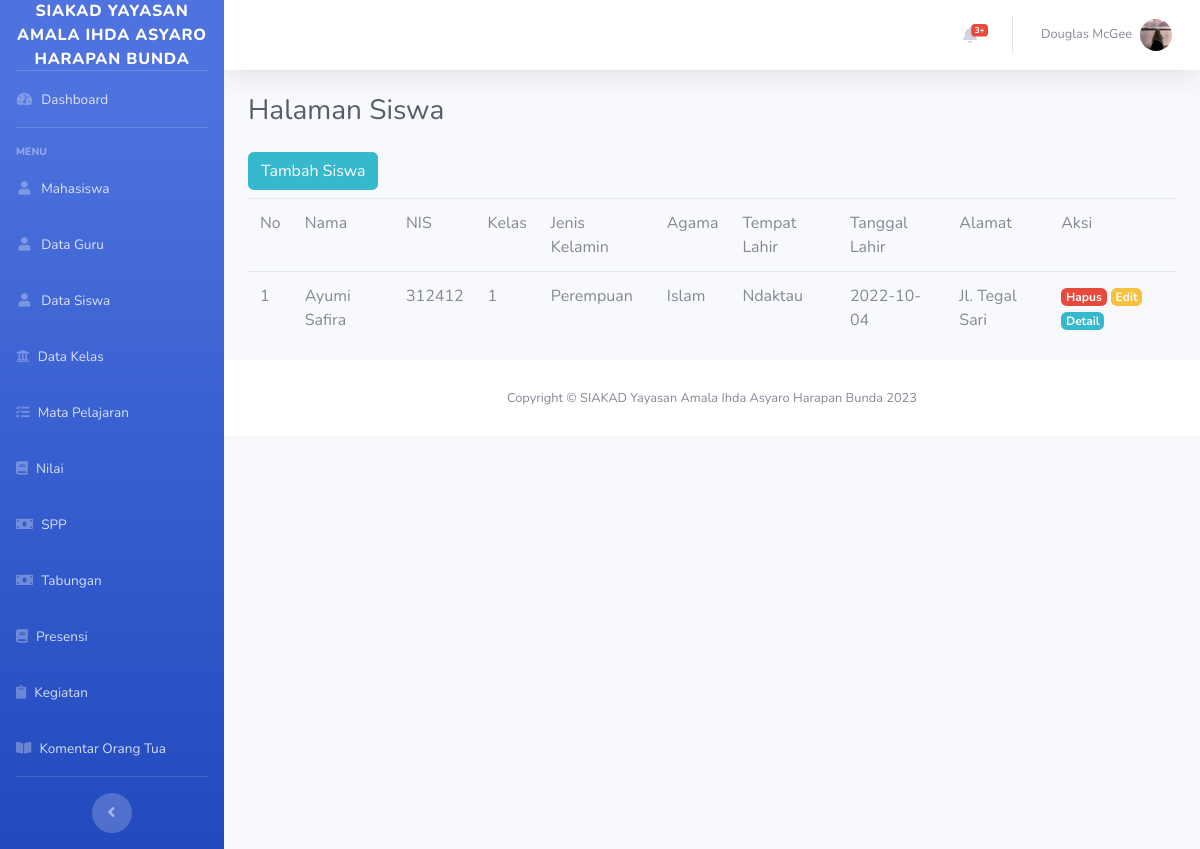
/index.php/siswa, run on the app's committed database.
### tables this page shows
CREATE TABLE `siswa` (
  `nis` int(11) NOT NULL,
  `username` varchar(100) NOT NULL,
  `id_kelas` int(11) NOT NULL,
  `nama` varchar(200) NOT NULL,
  `jenis_kelamin` varchar(100) NOT NULL,
  `agama` varchar(100) NOT NULL,
  `tempat_lahir` varchar(200) NOT NULL,
  `tanggal_lahir` date NOT NULL,
  `alamat` varchar(100) NOT NULL,
  `nama_ayah` varchar(300) NOT NULL,
  `nama_ibu` varchar(300) NOT NULL,
  `no_hp` varchar(100) NOT NULL,
  `foto` varchar(500) NOT NULL
);

### application/controllers/Siswa.php (called while the page is built, shortened)
<?php
class Siswa extends CI_Controller
{
    public function __construct()
    {
        $this->load->model('Siswa_model');
    }
    function index()
    {
        $data['judul'] = "Halaman Siswa";
        $data['siswa'] = $this->Siswa_model->get();
        $this->load->view("layout/header");
        $this->load->view("siswa/vw_siswa", $data);
        $this->load->view("layout/footer");
    }
}

### index.php (called while the page is built, shortened)
<?php
require_once BASEPATH.'core/CodeIgniter.php';

### application/models/Siswa_model.php (called while the page is built, shortened)
<?php
class Siswa_model extends CI_Model
{
    public $table = 'siswa';
	public function get()
	{
		$this->db->from($this->table);
		$query = $this->db->get();
		return $query->result_array();
	}
}

### application/views/siswa/vw_siswa.php (the view)
<div class="container-fluid">
    <h1 class="h3 mb-4 text-gray-800"><?php echo $judul; ?></h1>
        <div class="row">
            <div class="col-md-6"><a href="<?= base_url(); ?>Siswa/tambah" class="btn btn-info mb-2">Tambah Siswa</a></div>
            <div class="col-md-12">
                <table class="table">
                    <thead>
                        <tr>
                            <td>No</td>
                            <td>Nama</td>
                            <td>NIS</td>
                            <td>Kelas</td>
                            <td>Jenis Kelamin</td>
                            <td>Agama</td>
                            <td>Tempat Lahir</td>
                            <td>Tanggal Lahir</td>
                            <td>Alamat</td>
                            <td>Aksi</td>
                        </tr>
                    </thead>
                    <tbody>
                        <?php $i = 1; ?>
                        <?php foreach ($siswa as $us) : ?>
                            <tr>
                                 <td><?= $i; ?></td>
                                <td><?= $us['nama'] ?></td>
                                <td><?= $us['nis'] ?></td>
                                <td><?= $us['id_kelas'] ?></td>
                                <td><?= $us['jenis_kelamin'] ?></td>
                                <td><?= $us['agama'] ?></td>
                                <td><?= $us['tempat_lahir'] ?></td>
                                <td><?= $us['tanggal_lahir'] ?></td>
                                <td><?= $us['alamat'] ?></td>
                                <td>
                                    <a href="<?= base_url('Siswa/hapus/') .$us['nis']; ?>" class="badge badge-danger">Hapus</a>
                                    <a href="<?= base_url('Siswa/edit/') .$us['nis']; ?>" class="badge badge-warning">Edit</a>
                                    <a href="<?= base_url('Siswa/detail/') .$us['nis']; ?>" class="badge badge-info">Detail</a>
                                </td>
                            </tr>
                            <?php $i++; ?>
                        <?php endforeach; ?>
                    </tbody>
                </table>
            </div>
        </div>
    </div>

### data on the page
siswa: nama "Ayumi Safira", nis "312412", id_kelas "1", jenis_kelamin "Perempuan", agama "Islam", tempat_lahir "Ndaktau", tanggal_lahir "2022-10-04", alamat "Jl. Tegal Sari"

### other printed values
$judul "Halaman Siswa"
